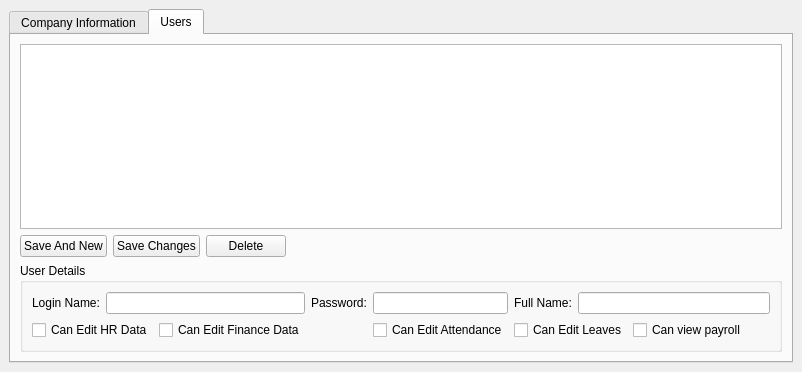
<?xml version="1.0" encoding="UTF-8"?>
<ui version="4.0">
 <class>Admin</class>
 <widget class="QMainWindow" name="Admin">
  <property name="geometry">
   <rect>
    <x>0</x>
    <y>0</y>
    <width>725</width>
    <height>372</height>
   </rect>
  </property>
  <property name="windowTitle">
   <string>Admin</string>
  </property>
  <property name="windowIcon">
   <iconset resource="../../container/src/res.qrc">
    <normaloff>:/images/SecurityLock.png</normaloff>:/images/SecurityLock.png</iconset>
  </property>
  <widget class="QWidget" name="centralwidget">
   <layout class="QVBoxLayout" name="verticalLayout">
    <item>
     <widget class="QTabWidget" name="tabWidget">
      <property name="currentIndex">
       <number>1</number>
      </property>
      <widget class="QWidget" name="tab">
       <attribute name="title">
        <string>Company Information</string>
       </attribute>
       <layout class="QVBoxLayout" name="verticalLayout_2">
        <item>
         <layout class="QGridLayout" name="gridLayout">
          <item row="0" column="0" colspan="2">
           <widget class="QLabel" name="label">
            <property name="text">
             <string>Company Name:</string>
            </property>
           </widget>
          </item>
          <item row="0" column="2" colspan="5">
           <widget class="QLineEdit" name="lineEdit"/>
          </item>
          <item row="1" column="0" colspan="2">
           <widget class="QLabel" name="label_2">
            <property name="text">
             <string>Address:</string>
            </property>
           </widget>
          </item>
          <item row="1" column="2">
           <widget class="QLineEdit" name="lineEdit_2"/>
          </item>
          <item row="1" column="3">
           <widget class="QLabel" name="label_3">
            <property name="text">
             <string>Postcode:</string>
            </property>
           </widget>
          </item>
          <item row="1" column="4">
           <widget class="QLineEdit" name="lineEdit_3"/>
          </item>
          <item row="1" column="5">
           <widget class="QLabel" name="label_4">
            <property name="text">
             <string>Town:</string>
            </property>
           </widget>
          </item>
          <item row="1" column="6">
           <widget class="QLineEdit" name="lineEdit_4"/>
          </item>
          <item row="2" column="0" colspan="2">
           <widget class="QLabel" name="label_5">
            <property name="text">
             <string>Telephone:</string>
            </property>
           </widget>
          </item>
          <item row="2" column="2">
           <widget class="QLineEdit" name="lineEdit_5"/>
          </item>
          <item row="2" column="3">
           <widget class="QLabel" name="label_6">
            <property name="text">
             <string>Telephone 2:</string>
            </property>
           </widget>
          </item>
          <item row="2" column="4">
           <widget class="QLineEdit" name="lineEdit_6"/>
          </item>
         </layout>
        </item>
        <item>
         <spacer name="verticalSpacer">
          <property name="orientation">
           <enum>Qt::Vertical</enum>
          </property>
          <property name="sizeHint" stdset="0">
           <size>
            <width>20</width>
            <height>325</height>
           </size>
          </property>
         </spacer>
        </item>
        <item>
         <layout class="QHBoxLayout" name="horizontalLayout">
          <item>
           <widget class="QPushButton" name="pushButton">
            <property name="text">
             <string>Save</string>
            </property>
           </widget>
          </item>
          <item>
           <spacer name="horizontalSpacer">
            <property name="orientation">
             <enum>Qt::Horizontal</enum>
            </property>
            <property name="sizeHint" stdset="0">
             <size>
              <width>40</width>
              <height>20</height>
             </size>
            </property>
           </spacer>
          </item>
         </layout>
        </item>
       </layout>
      </widget>
      <widget class="QWidget" name="tab_2">
       <attribute name="title">
        <string>Users</string>
       </attribute>
       <layout class="QVBoxLayout" name="verticalLayout_3">
        <item>
         <widget class="CustomQueryView" name="treeView"/>
        </item>
        <item>
         <layout class="QHBoxLayout" name="horizontalLayout_2">
          <item>
           <widget class="QPushButton" name="SaveAndNew">
            <property name="text">
             <string>Save And New</string>
            </property>
           </widget>
          </item>
          <item>
           <widget class="QPushButton" name="SaveChanges">
            <property name="text">
             <string>Save Changes</string>
            </property>
           </widget>
          </item>
          <item>
           <widget class="QPushButton" name="Delete">
            <property name="text">
             <string>Delete</string>
            </property>
           </widget>
          </item>
          <item>
           <spacer name="horizontalSpacer_2">
            <property name="orientation">
             <enum>Qt::Horizontal</enum>
            </property>
            <property name="sizeHint" stdset="0">
             <size>
              <width>40</width>
              <height>20</height>
             </size>
            </property>
           </spacer>
          </item>
         </layout>
        </item>
        <item>
         <widget class="QGroupBox" name="groupBox">
          <property name="title">
           <string>User Details</string>
          </property>
          <layout class="QGridLayout" name="gridLayout_2">
           <item row="0" column="0">
            <widget class="QLabel" name="label_13">
             <property name="text">
              <string>Login Name:</string>
             </property>
            </widget>
           </item>
           <item row="0" column="1" colspan="2">
            <widget class="QLineEdit" name="LoginName"/>
           </item>
           <item row="0" column="7" colspan="6">
            <widget class="QLineEdit" name="FullName">
             <property name="sizePolicy">
              <sizepolicy hsizetype="Expanding" vsizetype="Fixed">
               <horstretch>1</horstretch>
               <verstretch>0</verstretch>
              </sizepolicy>
             </property>
            </widget>
           </item>
           <item row="1" column="0" colspan="2">
            <widget class="QCheckBox" name="EditHR">
             <property name="text">
              <string>Can Edit HR Data</string>
             </property>
            </widget>
           </item>
           <item row="1" column="2">
            <widget class="QCheckBox" name="EditFinance">
             <property name="text">
              <string>Can Edit Finance Data</string>
             </property>
            </widget>
           </item>
           <item row="1" column="6" colspan="2">
            <widget class="QCheckBox" name="EditLeaves">
             <property name="text">
              <string>Can Edit Leaves</string>
             </property>
            </widget>
           </item>
           <item row="1" column="8">
            <widget class="QCheckBox" name="EditPayroll">
             <property name="text">
              <string>Can view payroll</string>
             </property>
            </widget>
           </item>
           <item row="0" column="5">
            <widget class="QLineEdit" name="Password">
             <property name="echoMode">
              <enum>QLineEdit::Password</enum>
             </property>
            </widget>
           </item>
           <item row="0" column="3">
            <widget class="QLabel" name="label_14">
             <property name="text">
              <string>Password:</string>
             </property>
            </widget>
           </item>
           <item row="1" column="5">
            <widget class="QCheckBox" name="EditAttendance">
             <property name="text">
              <string>Can Edit Attendance</string>
             </property>
            </widget>
           </item>
           <item row="0" column="6">
            <widget class="QLabel" name="label_15">
             <property name="text">
              <string>Full Name:</string>
             </property>
            </widget>
           </item>
          </layout>
         </widget>
        </item>
       </layout>
      </widget>
     </widget>
    </item>
   </layout>
  </widget>
 </widget>
 <customwidgets>
  <customwidget>
   <class>CustomQueryView</class>
   <extends>QTreeView</extends>
   <header>customqueryview.h</header>
  </customwidget>
 </customwidgets>
 <tabstops>
  <tabstop>tabWidget</tabstop>
  <tabstop>treeView</tabstop>
  <tabstop>SaveAndNew</tabstop>
  <tabstop>SaveChanges</tabstop>
  <tabstop>Delete</tabstop>
  <tabstop>LoginName</tabstop>
  <tabstop>Password</tabstop>
  <tabstop>FullName</tabstop>
  <tabstop>EditHR</tabstop>
  <tabstop>EditFinance</tabstop>
  <tabstop>EditAttendance</tabstop>
  <tabstop>EditLeaves</tabstop>
  <tabstop>EditPayroll</tabstop>
  <tabstop>pushButton</tabstop>
  <tabstop>lineEdit</tabstop>
  <tabstop>lineEdit_2</tabstop>
  <tabstop>lineEdit_4</tabstop>
  <tabstop>lineEdit_5</tabstop>
  <tabstop>lineEdit_6</tabstop>
  <tabstop>lineEdit_3</tabstop>
 </tabstops>
 <resources>
  <include location="../../container/src/res.qrc"/>
 </resources>
 <connections/>
</ui>
